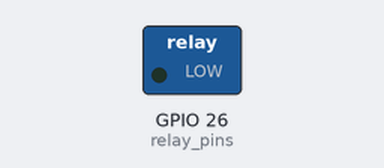
The program below on a simulated Raspberry Pi (BCM pin numbers). Parts: switched loads named in the program (green lamp = pin HIGH).

Above: at 2.5 s.
At 7.5 s:
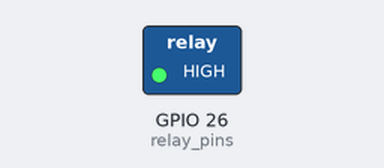
Timing chart, 0 to 13.0 s (numbered marks = the images above):
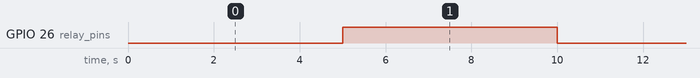

The program:

relay_adapter.py
```python
import RPi.GPIO as GPIO
from time import sleep


relay_pins = 26

GPIO.setmode(GPIO.BCM)
GPIO.setup(relay_pins, GPIO.OUT)

GPIO.output(relay_pins, 1)


try:
	while True:
		GPIO.output(relay_pins, 0)
		sleep(5)
		GPIO.output(relay_pins, 1)
		sleep(5)
except KeyboardInterrupt:
	pass

GPIO.cleanup()
```

Measured:
- by itself, GPIO 26 (relay_pins): alternates HIGH for 5.0 s and LOW for 5.0 s
